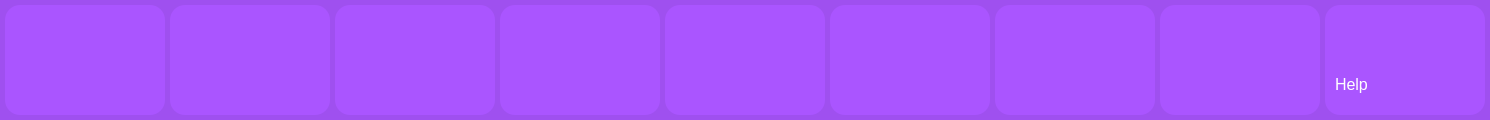
                     <widget class="QWidget" name="scrollAreaWidgetContents">
                      <property name="geometry">
                       <rect>
                        <x>0</x>
                        <y>0</y>
                        <width>1490</width>
                        <height>120</height>
                       </rect>
                      </property>
                      <property name="minimumSize">
                       <size>
                        <width>0</width>
                        <height>0</height>
                       </size>
                      </property>
                      <property name="styleSheet">
                       <string notr="true">background-color: rgb(159, 80, 239);
border-radius:15px;
</string>
                      </property>
                      <layout class="QHBoxLayout" name="horizontalLayout">
                       <property name="spacing">
                        <number>5</number>
                       </property>
                       <property name="leftMargin">
                        <number>5</number>
                       </property>
                       <property name="topMargin">
                        <number>0</number>
                       </property>
                       <property name="rightMargin">
                        <number>5</number>
                       </property>
                       <property name="bottomMargin">
                        <number>9</number>
                       </property>
                       <item>
                        <widget class="QFrame" name="frame_GoogleFinance">
                         <property name="minimumSize">
                          <size>
                           <width>160</width>
                           <height>110</height>
                          </size>
                         </property>
                         <property name="maximumSize">
                          <size>
                           <width>90</width>
                           <height>101</height>
                          </size>
                         </property>
                         <property name="styleSheet">
                          <string notr="true">background-color: rgb(170, 85, 255);
</string>
                         </property>
                         <property name="frameShape">
                          <enum>QFrame::StyledPanel</enum>
                         </property>
                         <property name="frameShadow">
                          <enum>QFrame::Raised</enum>
                         </property>
                         <layout class="QVBoxLayout" name="verticalLayout_13">
                          <property name="spacing">
                           <number>0</number>
                          </property>
                          <property name="leftMargin">
                           <number>0</number>
                          </property>
                          <property name="topMargin">
                           <number>0</number>
                          </property>
                          <property name="rightMargin">
                           <number>0</number>
                          </property>
                          <property name="bottomMargin">
                           <number>0</number>
                          </property>
                          <item>
                           <widget class="QPushButton" name="GoogleFinance_btl">
                            <property name="whatsThis">
                             <string/>
                            </property>
                            <property name="text">
                             <string/>
                            </property>
                            <property name="icon">
                             <iconset>
                              <normaloff>../../../../3D Objects/ControleFinanceiro/System/img/fina.png</normaloff>../../../../3D Objects/ControleFinanceiro/System/img/fina.png</iconset>
                            </property>
                            <property name="iconSize">
                             <size>
                              <width>153</width>
                              <height>130</height>
                             </size>
                            </property>
                           </widget>
                          </item>
                         </layout>
                        </widget>
                       </item>
                       <item>
                        <widget class="QFrame" name="frame_YahooFinance">
                         <property name="minimumSize">
                          <size>
                           <width>160</width>
                           <height>110</height>
                          </size>
                         </property>
                         <property name="maximumSize">
                          <size>
                           <width>90</width>
                           <height>101</height>
                          </size>
                         </property>
                         <property name="styleSheet">
                          <string notr="true">background-color: rgb(170, 85, 255);

</string>
                         </property>
                         <property name="frameShape">
                          <enum>QFrame::StyledPanel</enum>
                         </property>
                         <property name="frameShadow">
                          <enum>QFrame::Raised</enum>
                         </property>
                         <layout class="QVBoxLayout" name="verticalLayout_70">
                          <property name="spacing">
                           <number>0</number>
                          </property>
                          <property name="leftMargin">
                           <number>0</number>
                          </property>
                          <property name="topMargin">
                           <number>0</number>
                          </property>
                          <property name="rightMargin">
                           <number>0</number>
                          </property>
                          <property name="bottomMargin">
                           <number>0</number>
                          </property>
                          <item>
                           <widget class="QPushButton" name="YahooFinance_btn">
                            <property name="whatsThis">
                             <string/>
                            </property>
                            <property name="text">
                             <string/>
                            </property>
                            <property name="icon">
                             <iconset>
                              <normaloff>../../../../3D Objects/ControleFinanceiro/System/img/yahoo.png</normaloff>../../../../3D Objects/ControleFinanceiro/System/img/yahoo.png</iconset>
                            </property>
                            <property name="iconSize">
                             <size>
                              <width>136</width>
                              <height>111</height>
                             </size>
                            </property>
                           </widget>
                          </item>
                         </layout>
                        </widget>
                       </item>
                       <item>
                        <widget class="QFrame" name="frame_Investing">
                         <property name="minimumSize">
                          <size>
                           <width>160</width>
                           <height>110</height>
                          </size>
                         </property>
                         <property name="maximumSize">
                          <size>
                           <width>90</width>
                           <height>101</height>
                          </size>
                         </property>
                         <property name="styleSheet">
                          <string notr="true">background-color: rgb(170, 85, 255);</string>
                         </property>
                         <property name="frameShape">
                          <enum>QFrame::StyledPanel</enum>
                         </property>
                         <property name="frameShadow">
                          <enum>QFrame::Raised</enum>
                         </property>
                         <layout class="QVBoxLayout" name="verticalLayout_132">
                          <property name="spacing">
                           <number>0</number>
                          </property>
                          <property name="leftMargin">
                           <number>0</number>
                          </property>
                          <property name="topMargin">
                           <number>0</number>
                          </property>
                          <property name="rightMargin">
                           <number>0</number>
                          </property>
                          <property name="bottomMargin">
                           <number>0</number>
                          </property>
                          <item>
                           <widget class="QPushButton" name="Investing_btn">
                            <property name="whatsThis">
                             <string/>
                            </property>
                            <property name="text">
                             <string/>
                            </property>
                            <property name="icon">
                             <iconset>
                              <normaloff>../../../../3D Objects/ControleFinanceiro/System/img/investing.com.png</normaloff>../../../../3D Objects/ControleFinanceiro/System/img/investing.com.png</iconset>
                            </property>
                            <property name="iconSize">
                             <size>
                              <width>152</width>
                              <height>114</height>
                             </size>
                            </property>
                           </widget>
                          </item>
                         </layout>
                        </widget>
                       </item>
                       <item>
                        <widget class="QFrame" name="frame_BLHL">
                         <property name="minimumSize">
                          <size>
                           <width>160</width>
                           <height>110</height>
                          </size>
                         </property>
                         <property name="maximumSize">
                          <size>
                           <width>90</width>
                           <height>101</height>
                          </size>
                         </property>
                         <property name="styleSheet">
                          <string notr="true">background-color: rgb(170, 85, 255);</string>
                         </property>
                         <property name="frameShape">
                          <enum>QFrame::StyledPanel</enum>
                         </property>
                         <property name="frameShadow">
                          <enum>QFrame::Raised</enum>
                         </property>
                         <layout class="QVBoxLayout" name="verticalLayout_136">
                          <property name="spacing">
                           <number>0</number>
                          </property>
                          <property name="leftMargin">
                           <number>0</number>
                          </property>
                          <property name="topMargin">
                           <number>0</number>
                          </property>
                          <property name="rightMargin">
                           <number>0</number>
                          </property>
                          <property name="bottomMargin">
                           <number>0</number>
                          </property>
                          <item>
                           <widget class="QPushButton" name="BLHL_btn">
                            <property name="whatsThis">
                             <string/>
                            </property>
                            <property name="text">
                             <string/>
                            </property>
                            <property name="icon">
                             <iconset>
                              <normaloff>../../../../3D Objects/ControleFinanceiro/System/img/BLHL.png</normaloff>../../../../3D Objects/ControleFinanceiro/System/img/BLHL.png</iconset>
                            </property>
                            <property name="iconSize">
                             <size>
                              <width>150</width>
                              <height>105</height>
                             </size>
                            </property>
                           </widget>
                          </item>
                         </layout>
                        </widget>
                       </item>
                       <item>
                        <widget class="QFrame" name="frame_Infomaney">
                         <property name="minimumSize">
                          <size>
                           <width>160</width>
                           <height>110</height>
                          </size>
                         </property>
                         <property name="maximumSize">
                          <size>
                           <width>90</width>
                           <height>101</height>
                          </size>
                         </property>
                         <property name="styleSheet">
                          <string notr="true">background-color: rgb(170, 85, 255);</string>
                         </property>
                         <property name="frameShape">
                          <enum>QFrame::StyledPanel</enum>
                         </property>
                         <property name="frameShadow">
                          <enum>QFrame::Raised</enum>
                         </property>
                         <layout class="QVBoxLayout" name="verticalLayout_137">
                          <property name="spacing">
                           <number>0</number>
                          </property>
                          <property name="leftMargin">
                           <number>0</number>
                          </property>
                          <property name="topMargin">
                           <number>0</number>
                          </property>
                          <property name="rightMargin">
                           <number>0</number>
                          </property>
                          <property name="bottomMargin">
                           <number>0</number>
                          </property>
                          <item>
                           <widget class="QPushButton" name="Infomaney_btn">
                            <property name="whatsThis">
                             <string/>
                            </property>
                            <property name="text">
                             <string/>
                            </property>
                            <property name="icon">
                             <iconset>
                              <normaloff>../../../../3D Objects/ControleFinanceiro/System/img/infomaney.png</normaloff>../../../../3D Objects/ControleFinanceiro/System/img/infomaney.png</iconset>
                            </property>
                            <property name="iconSize">
                             <size>
                              <width>132</width>
                              <height>81</height>
                             </size>
                            </property>
                           </widget>
                          </item>
                         </layout>
                        </widget>
                       </item>
                       <item>
                        <widget class="QFrame" name="frame_Dinherama">
                         <property name="minimumSize">
                          <size>
                           <width>160</width>
                           <height>110</height>
                          </size>
                         </property>
                         <property name="maximumSize">
                          <size>
                           <width>90</width>
                           <height>101</height>
                          </size>
                         </property>
                         <property name="styleSheet">
                          <string notr="true">background-color: rgb(170, 85, 255);</string>
                         </property>
                         <property name="frameShape">
                          <enum>QFrame::StyledPanel</enum>
                         </property>
                         <property name="frameShadow">
                          <enum>QFrame::Raised</enum>
                         </property>
                         <layout class="QVBoxLayout" name="verticalLayout_138">
                          <property name="spacing">
                           <number>0</number>
                          </property>
                          <property name="leftMargin">
                           <number>0</number>
                          </property>
                          <property name="topMargin">
                           <number>0</number>
                          </property>
                          <property name="rightMargin">
                           <number>0</number>
                          </property>
                          <property name="bottomMargin">
                           <number>0</number>
                          </property>
                          <item>
                           <widget class="QPushButton" name="Dinherama_btn">
                            <property name="whatsThis">
                             <string/>
                            </property>
                            <property name="text">
                             <string/>
                            </property>
                            <property name="icon">
                             <iconset>
                              <normaloff>../../../../3D Objects/ControleFinanceiro/System/img/dinherama.png</normaloff>../../../../3D Objects/ControleFinanceiro/System/img/dinherama.png</iconset>
                            </property>
                            <property name="iconSize">
                             <size>
                              <width>153</width>
                              <height>108</height>
                             </size>
                            </property>
                           </widget>
                          </item>
                         </layout>
                        </widget>
                       </item>
                       <item>
                        <widget class="QFrame" name="frame_CMEgroup">
                         <property name="minimumSize">
                          <size>
                           <width>160</width>
                           <height>110</height>
                          </size>
                         </property>
                         <property name="maximumSize">
                          <size>
                           <width>90</width>
                           <height>101</height>
                          </size>
                         </property>
                         <property name="styleSheet">
                          <string notr="true">background-color: rgb(170, 85, 255);</string>
                         </property>
                         <property name="frameShape">
                          <enum>QFrame::StyledPanel</enum>
                         </property>
                         <property name="frameShadow">
                          <enum>QFrame::Raised</enum>
                         </property>
                         <layout class="QVBoxLayout" name="verticalLayout_139">
                          <property name="spacing">
                           <number>0</number>
                          </property>
                          <property name="leftMargin">
                           <number>0</number>
                          </property>
                          <property name="topMargin">
                           <number>0</number>
                          </property>
                          <property name="rightMargin">
                           <number>0</number>
                          </property>
                          <property name="bottomMargin">
                           <number>0</number>
                          </property>
                          <item>
                           <widget class="QPushButton" name="CMEgroup_btn">
                            <property name="whatsThis">
                             <string/>
                            </property>
                            <property name="text">
                             <string/>
                            </property>
                            <property name="icon">
                             <iconset>
                              <normaloff>../../../../3D Objects/ControleFinanceiro/System/img/cme.png</normaloff>../../../../3D Objects/ControleFinanceiro/System/img/cme.png</iconset>
                            </property>
                            <property name="iconSize">
                             <size>
                              <width>143</width>
                              <height>123</height>
                             </size>
                            </property>
                           </widget>
                          </item>
                         </layout>
                        </widget>
                       </item>
                       <item>
                        <widget class="QFrame" name="frame_Economia">
                         <property name="minimumSize">
                          <size>
                           <width>160</width>
                           <height>110</height>
                          </size>
                         </property>
                         <property name="maximumSize">
                          <size>
                           <width>90</width>
                           <height>101</height>
                          </size>
                         </property>
                         <property name="styleSheet">
                          <string notr="true">background-color: rgb(170, 85, 255);</string>
                         </property>
                         <property name="frameShape">
                          <enum>QFrame::StyledPanel</enum>
                         </property>
                         <property name="frameShadow">
                          <enum>QFrame::Raised</enum>
                         </property>
                         <layout class="QVBoxLayout" name="verticalLayout_140">
                          <property name="spacing">
                           <number>0</number>
                          </property>
                          <property name="leftMargin">
                           <number>0</number>
                          </property>
                          <property name="topMargin">
                           <number>0</number>
                          </property>
                          <property name="rightMargin">
                           <number>0</number>
                          </property>
                          <property name="bottomMargin">
                           <number>0</number>
                          </property>
                          <item>
                           <widget class="QPushButton" name="Economia_btn">
                            <property name="whatsThis">
                             <string/>
                            </property>
                            <property name="text">
                             <string/>
                            </property>
                            <property name="icon">
                             <iconset>
                              <normaloff>../img/uol economia.png</normaloff>../img/uol economia.png</iconset>
                            </property>
                            <property name="iconSize">
                             <size>
                              <width>160</width>
                              <height>100</height>
                             </size>
                            </property>
                           </widget>
                          </item>
                         </layout>
                        </widget>
                       </item>
                       <item>
                        <widget class="QFrame" name="frame_Helpe">
                         <property name="minimumSize">
                          <size>
                           <width>160</width>
                           <height>110</height>
                          </size>
                         </property>
                         <property name="maximumSize">
                          <size>
                           <width>90</width>
                           <height>101</height>
                          </size>
                         </property>
                         <property name="styleSheet">
                          <string notr="true">background-color: rgb(170, 85, 255);</string>
                         </property>
                         <property name="frameShape">
                          <enum>QFrame::StyledPanel</enum>
                         </property>
                         <property name="frameShadow">
                          <enum>QFrame::Raised</enum>
                         </property>
                         <widget class="QLabel" name="help_lbl">
                          <property name="geometry">
                           <rect>
                            <x>10</x>
                            <y>70</y>
                            <width>60</width>
                            <height>20</height>
                           </rect>
                          </property>
                          <property name="font">
                           <font>
                            <pointsize>12</pointsize>
                           </font>
                          </property>
                          <property name="whatsThis">
                           <string>&lt;html&gt;&lt;head/&gt;&lt;body&gt;&lt;p&gt;&lt;br/&gt;&lt;/p&gt;&lt;p&gt;&lt;span style=&quot; color:#ffffff;&quot;&gt;Unity&lt;/span&gt;&lt;/p&gt;&lt;/body&gt;&lt;/html&gt;</string>
                          </property>
                          <property name="text">
                           <string>&lt;html&gt;&lt;head/&gt;&lt;body&gt;&lt;p&gt;&lt;span style=&quot; color:#ffffff;&quot;&gt;Help&lt;/span&gt;&lt;/p&gt;&lt;/body&gt;&lt;/html&gt;</string>
                          </property>
                          <property name="alignment">
                           <set>Qt::AlignLeading|Qt::AlignLeft|Qt::AlignVCenter</set>
                          </property>
                         </widget>
                         <widget class="QPushButton" name="help_btnF_2">
                          <property name="geometry">
                           <rect>
                            <x>10</x>
                            <y>10</y>
                            <width>40</width>
                            <height>40</height>
                           </rect>
                          </property>
                          <property name="whatsThis">
                           <string/>
                          </property>
                          <property name="text">
                           <string/>
                          </property>
                          <property name="icon">
                           <iconset>
                            <normaloff>../../../../3D Objects/ControleFinanceiro/System/img/help_70px.png</normaloff>../../../../3D Objects/ControleFinanceiro/System/img/help_70px.png</iconset>
                          </property>
                          <property name="iconSize">
                           <size>
                            <width>60</width>
                            <height>60</height>
                           </size>
                          </property>
                         </widget>
                        </widget>
                       </item>
                      </layout>
                     </widget>
